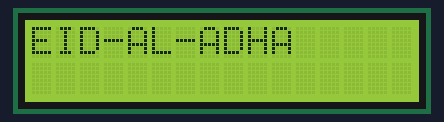
This sketch was run on a simulated Arduino Uno, built with avr-gcc and run on an emulated ATmega328P. On the bench: 16×2 character LCD.

Above: at 0.1 s.
At 3.1 s:
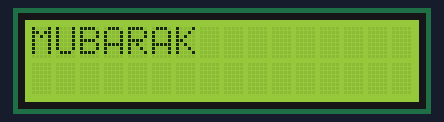
At 6.1 s:
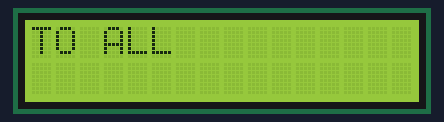
At 9.2 s:
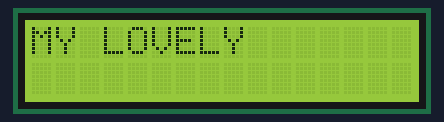
At 12.2 s:
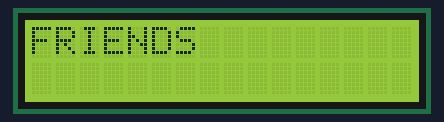

Measured:
- by itself, everything shown: repeats every 15.1 s, in 6 steps
- what the display in image 1 shows lasts 3.0 s, from 3.1 s to 6.1 s

The sketch:

lcd.ino
```cpp
#include <Wire.h>
#include <LiquidCrystal_I2C.h>

// Set the LCD address to 0x27 for a 16 chars and 2 line display
LiquidCrystal_I2C lcd(0x27, 16, 2);

void setup()
{
  // initialize the LCD
  lcd.begin();

  // Turn on the blacklight and print a message.
  lcd.backlight();

}

void loop()
{
  // Do nothing here...
lcd.clear();
lcd.print("EID-AL-ADHA");
delay(3000);
lcd.clear();

lcd.print("MUBARAK");
delay(3000);
lcd.clear();

lcd.print("TO ALL");
delay(3000);
lcd.clear();

lcd.print("MY LOVELY");
 delay(3000);
lcd.clear();

lcd.print("FRIENDS");
delay(3000);
lcd.clear();
}
```
